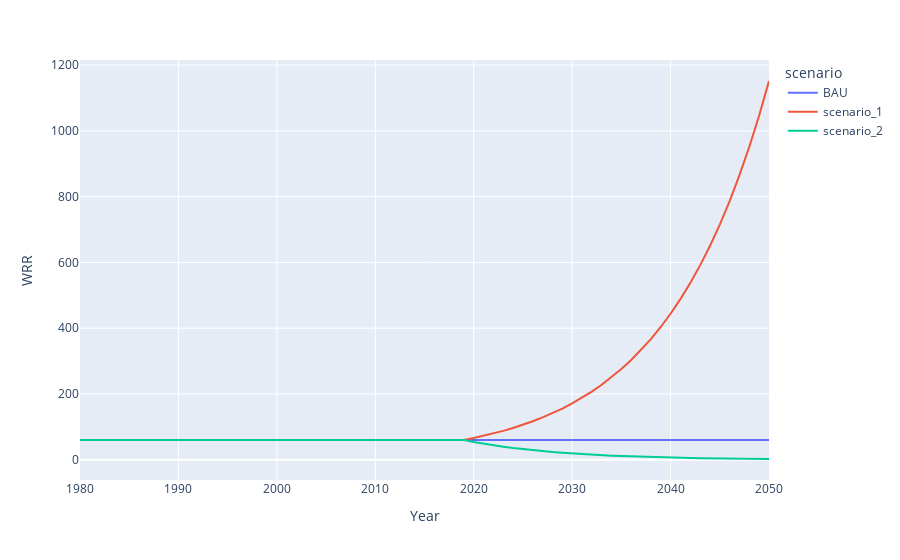

Notebook code for this chart:
### Code cell
test_df = make_var_df('WRR').reset_index()
px.line(test_df.query("ISO == 'FRA'"), x='Year', y='WRR', color='scenario')

### Figure 1 — Plotly figure (JSON) as saved in the notebook; plotly's stock layout.template omitted (floating-point values rounded to 4 significant figures)
{"data": [{"hovertemplate": "scenario=BAU<br>Year=%{x}<br>WRR=%{y}<extra></extra>", "legendgroup": "BAU", "line": {"color": "#636efa", "dash": "solid"}, "mode": "lines", "name": "BAU", "orientation": "v", "showlegend": true, "type": "scatter", "x": [1980, 1981, 1982, 1983, 1984, 1985, 1986, 1987, 1988, 1989, 1990, 1991, 1992, 1993, 1994, 1995, 1996, 1997, 1998, 1999, 2000, 2001, 2002, 2003, 2004, 2005, 2006, 2007, 2008, 2009, 2010, 2011, 2012, 2013, 2014, 2015, 2016, 2017, 2018, 2019, 2020, 2021, 2022, 2023, 2024, 2025, 2026, 2027, 2028, 2029, 2030, 2031, 2032, 2033, 2034, 2035, 2036, 2037, 2038, 2039, 2040, 2041, 2042, 2043, 2044, 2045, 2046, 2047, 2048, 2049, 2050], "xaxis": "x", "y": [60, 60, 60, 60, 60, 60, 60, 60, 60, 60, 60, 60, 60, 60, 60, 60, 60, 60, 60, 60, 60, 60, 60, 60, 60, 60, 60, 60, 60, 60, 60, 60, 60, 60, 60, 60, 60, 60, 60, 60, 60, 60, 60, 60, 60, 60, 60, 60, 60, 60, 60, 60, 60, 60, 60, 60, 60, 60, 60, 60, 60, 60, 60, 60, 60, 60, 60, 60, 60, 60, 60], "yaxis": "y"}, {"hovertemplate": "scenario=scenario_1<br>Year=%{x}<br>WRR=%{y}<extra></extra>", "legendgroup": "scenario_1", "line": {"color": "#EF553B", "dash": "solid"}, "mode": "lines", "name": "scenario_1", "orientation": "v", "showlegend": true, "type": "scatter", "x": [1980, 1981, 1982, 1983, 1984, 1985, 1986, 1987, 1988, 1989, 1990, 1991, 1992, 1993, 1994, 1995, 1996, 1997, 1998, 1999, 2000, 2001, 2002, 2003, 2004, 2005, 2006, 2007, 2008, 2009, 2010, 2011, 2012, 2013, 2014, 2015, 2016, 2017, 2018, 2019, 2020, 2021, 2022, 2023, 2024, 2025, 2026, 2027, 2028, 2029, 2030, 2031, 2032, 2033, 2034, 2035, 2036, 2037, 2038, 2039, 2040, 2041, 2042, 2043, 2044, 2045, 2046, 2047, 2048, 2049, 2050], "xaxis": "x", "y": [60, 60, 60, 60, 60, 60, 60, 60, 60, 60, 60, 60, 60, 60, 60, 60, 60, 60, 60, 60, 60, 60, 60, 60, 60, 60, 60, 60, 60, 60, 60, 60, 60, 60, 60, 60, 60, 60, 60, 60, 66, 72.6, 79.86, 87.85, 96.63, 106.3, 116.9, 128.6, 141.5, 155.6, 171.2, 188.3, 207.1, 227.8, 250.6, 275.7, 303.3, 333.6, 367.0, 403.6, 444.0, 488.4, 537.3, 591.0, 650.1, 715.1, 786.6, 865.3, 951.8, 1047.0, 1152.0], "yaxis": "y"}, {"hovertemplate": "scenario=scenario_2<br>Year=%{x}<br>WRR=%{y}<extra></extra>", "legendgroup": "scenario_2", "line": {"color": "#00cc96", "dash": "solid"}, "mode": "lines", "name": "scenario_2", "orientation": "v", "showlegend": true, "type": "scatter", "x": [1980, 1981, 1982, 1983, 1984, 1985, 1986, 1987, 1988, 1989, 1990, 1991, 1992, 1993, 1994, 1995, 1996, 1997, 1998, 1999, 2000, 2001, 2002, 2003, 2004, 2005, 2006, 2007, 2008, 2009, 2010, 2011, 2012, 2013, 2014, 2015, 2016, 2017, 2018, 2019, 2020, 2021, 2022, 2023, 2024, 2025, 2026, 2027, 2028, 2029, 2030, 2031, 2032, 2033, 2034, 2035, 2036, 2037, 2038, 2039, 2040, 2041, 2042, 2043, 2044, 2045, 2046, 2047, 2048, 2049, 2050], "xaxis": "x", "y": [60, 60, 60, 60, 60, 60, 60, 60, 60, 60, 60, 60, 60, 60, 60, 60, 60, 60, 60, 60, 60, 60, 60, 60, 60, 60, 60, 60, 60, 60, 60, 60, 60, 60, 60, 60, 60, 60, 60, 60, 54, 48.6, 43.74, 39.37, 35.43, 31.89, 28.7, 25.83, 23.25, 20.92, 18.83, 16.95, 15.25, 13.73, 12.35, 11.12, 10.01, 9.006, 8.105, 7.295, 6.565, 5.909, 5.318, 4.786, 4.307, 3.877, 3.489, 3.14, 2.826, 2.543, 2.289], "yaxis": "y"}], "layout": {"legend": {"title": {"text": "scenario"}, "tracegroupgap": 0}, "margin": {"t": 60}, "xaxis": {"anchor": "y", "domain": [0, 1], "title": {"text": "Year"}}, "yaxis": {"anchor": "x", "domain": [0, 1], "title": {"text": "WRR"}}}}
